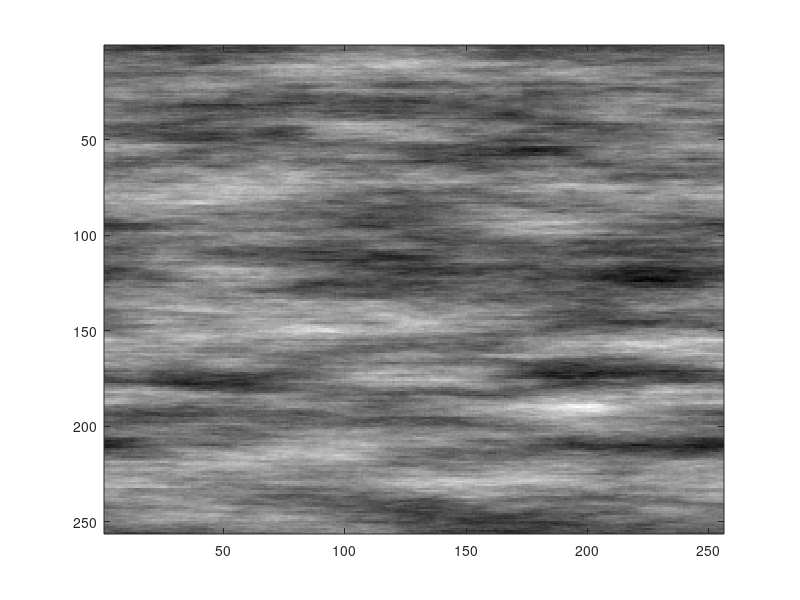

Recreate this plot in MATLAB.
function EllipsesFilter

% NxN matrix
ellipses = zeros(256);
a = 6;
b = 45;

num = 256;
field = randn(num);
fieldfft = fft2(field);

% Convert coord
central = 256 / 2;

% Ellipse
for i = 1:num
    coordI =  i - central -1;
    for j = 1:num
        coordJ = j - central - 1;
        % matrix (i,j) 
        distance = coordI^2/(a^2) + coordJ^2/(b^2);
        if distance < 1
            ellipses(i,j) = 255;
        else
            ellipses(i,j) = 0;
        end
    end
end
imagesc(ellipses);
colormap(gray(256));
pause;

ellipsesFFT = fft2(ellipses);
spotNoise = ellipsesFFT.*fieldfft;
spotNoiseIFFT = ifft2(spotNoise);
imagesc(real(spotNoiseIFFT));
colormap(gray(256));
pause;